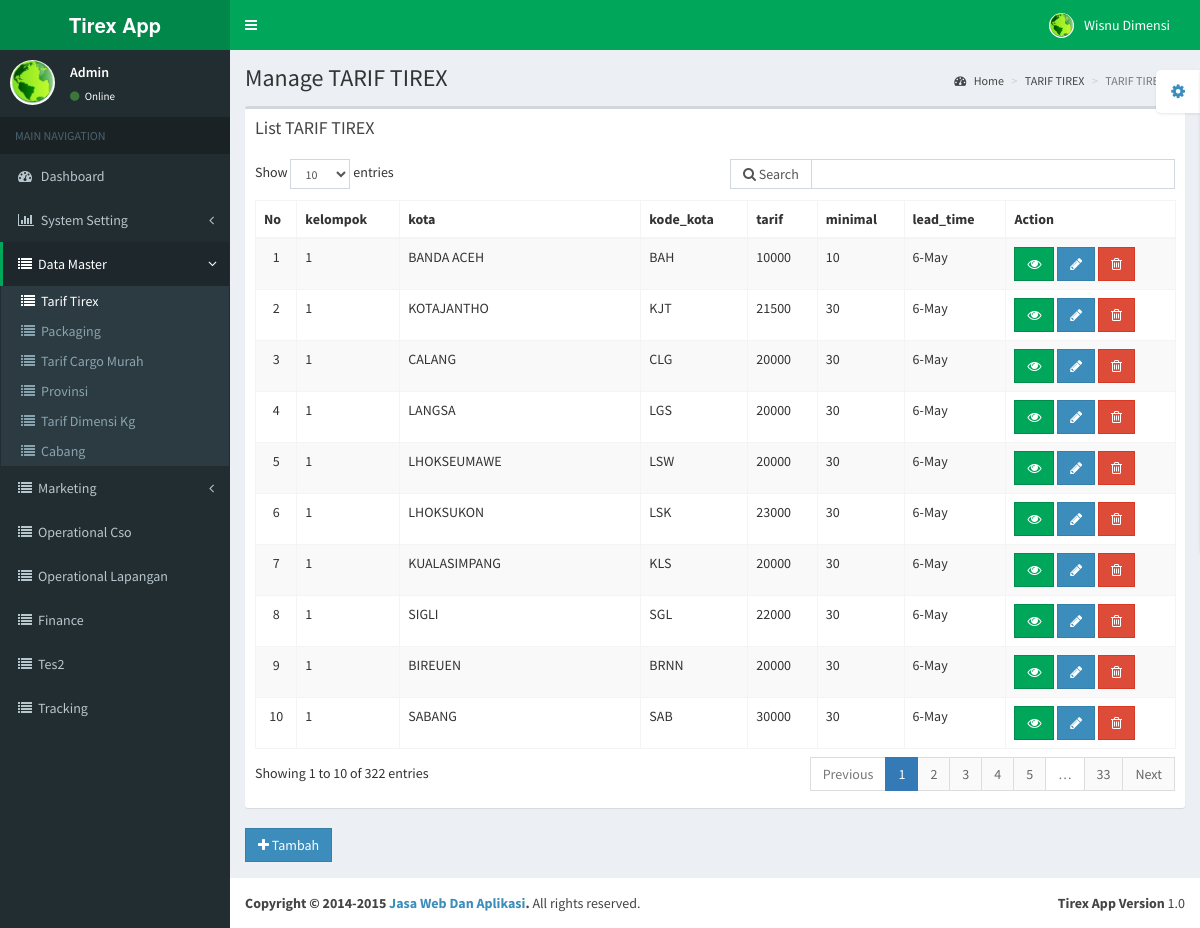
Page /admina/index.php/tarif-tirex (signed in) on the committed database.
### tables this page shows
CREATE TABLE `sys_users` (
  `id` int(11) NOT NULL,
  `first_name` varchar(50) NOT NULL DEFAULT '0',
  `last_name` varchar(50) NOT NULL DEFAULT '0',
  `username` varchar(50) DEFAULT NULL,
  `password` varchar(50) DEFAULT NULL,
  `email` varchar(50) DEFAULT NULL,
  `date_created` date DEFAULT NULL,
  `foto_user` varchar(150) DEFAULT NULL,
  `id_group` int(11) DEFAULT NULL,
  `aktif` enum('Y','N') NOT NULL,
  `alamat` varchar(255) DEFAULT NULL,
  `telepon` varchar(30) DEFAULT NULL,
  `cabang` int(11) DEFAULT NULL,
  `kota` varchar(50) DEFAULT NULL,
  `secret_key` varchar(200) DEFAULT NULL,
  `pin` varchar(30) DEFAULT NULL,
  `pusat` int(11) DEFAULT NULL
);

CREATE TABLE `sys_menu` (
  `id` int(11) NOT NULL,
  `nav_act` varchar(150) DEFAULT NULL,
  `page_name` varchar(150) DEFAULT NULL,
  `url` varchar(100) NOT NULL,
  `main_table` varchar(150) DEFAULT NULL,
  `icon` varchar(150) DEFAULT NULL,
  `urutan_menu` int(11) DEFAULT NULL,
  `parent` int(11) DEFAULT NULL,
  `dt_table` enum('Y','N') NOT NULL,
  `tampil` enum('Y','N') NOT NULL,
  `type_menu` enum('main','page') NOT NULL
);

CREATE TABLE `tarif_tirex` (
  `id` int(11) NOT NULL,
  `kelompok` varchar(50) DEFAULT NULL,
  `kota` varchar(50) DEFAULT NULL,
  `kode_kota` varchar(5) DEFAULT NULL,
  `tarif` int(11) DEFAULT NULL,
  `minimal` int(2) DEFAULT NULL,
  `lead_time` varchar(30) DEFAULT NULL
);

### admina/inc/url.php (called while the page is built, shortened)
<?php
function base_url()
{
	$root = "http://".$_SERVER['HTTP_HOST'];
  $root .= "/".DIR_MAIN;
	return $root;
}
function base_admin()
{
  $root = "http://".$_SERVER['HTTP_HOST'];
  $root .= "/".DIR_ADMIN;
  return $root;
}
function base_index()
{
	$root = "http://".$_SERVER['HTTP_HOST'];
	$root .= str_replace(basename($_SERVER['SCRIPT_NAME']),"",$_SERVER['SCRIPT_NAME']);
	$root .='index.php/';
	return $root;
}
?>

### admina/inc/config.php (called while the page is built, shortened)
<?php
require_once ('Database.php');
require_once ('url.php');
$db=new Database();
?>

### admina/inc/fungsi.php (called while the page is built, shortened)
<?php
function parse_path() {
  $path = array();
  if (isset($_SERVER['REQUEST_URI'])) {
    $request_path = explode('?', $_SERVER['REQUEST_URI']);
    $path['base'] = rtrim(dirname($_SERVER['SCRIPT_NAME']), '\/');
    $path['call_utf8'] = substr(urldecode($request_path[0]), strlen($path['base']) + 1);
    $path['call'] = utf8_decode($path['call_utf8']);
    $path['call_parts'] = explode('/', $path['call']);
  }
return $path;
}
$path = parse_path();
$path_url = $path['call_parts'][1];
  $role_user=array();
  $role_act=array();
foreach ($db->fetch_custom("select sys_menu.url from sys_menu inner join sys_menu_role on sys_menu.id=sys_menu_role.id_menu
    where sys_menu_role.group_id=? and sys_menu_role.read_act=?",array('sys_menu_role.group_id'=>$_SESSION['level'],'sys_menu_role.read_act'=>'Y')) as $role) {
  $role_user[]=$role->url;
}
foreach ($db->fetch_custom("select read_act,insert_act,update_act,delete_act from sys_menu inner join sys_menu_role on sys_menu.id=sys_menu_role.id_menu where sys_menu_role.group_id=? and sys_menu.url=?",array('sys_menu_role.group_id'=>$_SESSION['level'],'sys_menu.url'=>$path_url)) as $role) {
  $role_act['up_act']=$role->update_act;
  $role_act['insert_act']=$role->insert_act;
  $role_act['del_act']=$role->delete_act;
}
function toArray($obj)
{
    if (is_object($obj)) $obj = (array)$obj;
    if (is_array($obj)) {
        $new = array();
        foreach ($obj as $key => $val) {
            $new[$key] = toArray($val);
        }
    } else {
        $new = $obj;
    }
    return $new;
}
?>

### admina/modul/tarif_tirex/tarif_tirex_view.php (the view)
                <section class="content-header">
                    <h1>
                        Manage TARIF TIREX
                    </h1>
                       <ol class="breadcrumb">
                        <li><a href="<?=base_index();?>"><i class="fa fa-dashboard"></i> Home</a></li>
                        <li><a href="<?=base_index();?>tarif-tirex">TARIF TIREX</a></li>
                        <li class="active">TARIF TIREX List</li>
                    </ol>
                </section>
                <section class="content">
                    <div class="row">
                        <div class="col-xs-12">
                            <div class="box">
                                <div class="box-header">
                                  <h3 class="box-title">List TARIF TIREX</h3>
                                </div>
                                <div class="box-body table-responsive">
                                    <table id="dtb_manual" class="table table-bordered table-striped">
                                   <thead>
                                     <tr>
                           <th style="width:25px" align="center">No</th>
                          <th>kelompok</th>
													<th>kota</th>
													<th>kode_kota</th>
													<th>tarif</th>
													<th>minimal</th>
													<th>lead_time</th>
                          <th>Action</th>
                        </tr>
                                      </thead>
                                        <tbody>
                                         <?php
      $dtb=$db->fetch_custom("select tarif_tirex.kelompok,tarif_tirex.kota,tarif_tirex.kode_kota,tarif_tirex.tarif,tarif_tirex.minimal,tarif_tirex.lead_time,tarif_tirex.id from tarif_tirex ");
      $i=1;
      foreach ($dtb as $isi) {
        ?><tr id="line_<?=$isi->id;?>">
        <td align="center"><?=$i;?></td><td><?=$isi->kelompok;?></td>
<td><?=$isi->kota;?></td>
<td><?=$isi->kode_kota;?></td>
<td><?=$isi->tarif;?></td>
<td><?=$isi->minimal;?></td>
<td><?=$isi->lead_time;?></td>
        <td>
        <a href="<?=base_index();?>tarif-tirex/detail/<?=$isi->id;?>" class="btn btn-success btn-flat"><i class="fa fa-eye"></i></a>
        <?=($role_act["up_act"]=="Y")?'<a href="'.base_index().'tarif-tirex/edit/'.$isi->id.'" class="btn btn-primary btn-flat"><i class="fa fa-pencil"></i></a>':"";?>
        <?=($role_act["del_act"]=="Y")?'<button class="btn btn-danger hapus btn-flat" data-uri="'.base_admin().'modul/tarif_tirex/tarif_tirex_action.php" data-id="'.$isi->id.'"><i class="fa fa-trash-o"></i></button>':"";?>
        </td>
        </tr>
        <?php
        $i++;
      }
      ?>
                                        </tbody>
                                    </table>
                                </div>
                            </div>
                        </div>
                    </div>
        <?php
       foreach ($db->fetch_all("sys_menu") as $isi) {
                      if ($path_url==$isi->url) {
                          if ($role_act["insert_act"]=="Y") {
                    ?>
          <a href="<?=base_index();?>tarif-tirex/tambah" class="btn btn-primary btn-flat"><i class="fa fa-plus"></i> Tambah</a>
                          <?php
                          }
                       }
}
?>
                </section>

### admina/index.php (shortened to what this page needs)
<?php
include "inc/config.php";
require_once "inc/fungsi.php";
if (isset($_SESSION['login'])) {
include  "header.php";
	foreach ($db->fetch_all('sys_menu') as $isi) {
		if (in_array($isi->url, $role_user)) {
               		if ($path_url!='' && $path_url==$isi->url) {
					include "modul/".$isi->nav_act."/".$isi->nav_act.".php";
					}
               }
	}
include "footer.php";
} else {
	redirect(base_admin()."login.php");
}
?>

### admina/top_bar.php (shortened to what this page needs)
<header class="main-header">
        <a href="index2.html" class="logo"><b>Tirex App</b></a>
        <nav class="navbar navbar-static-top" role="navigation">
          <a href="#" class="sidebar-toggle" data-toggle="offcanvas" role="button">
          </a>
          <div class="navbar-custom-menu">
            <ul class="nav navbar-nav">
              <li class="dropdown user user-menu">
                <a href="#" class="dropdown-toggle" data-toggle="dropdown">
                  <img src="<?=base_url();?>upload/back_profil_foto/<?=$db->fetch_single_row('sys_users','id',$_SESSION['id_user'])->foto_user?>" class="user-image" alt="User Image"/>
                  <span class="hidden-xs"><?=ucwords($db->fetch_single_row('sys_users','id',$_SESSION['id_user'])->first_name)?> <?=ucwords($db->fetch_single_row('sys_users','id',$_SESSION['id_user'])->last_name);?></span>
                </a>
              </li>
            </ul>
          </div>
        </nav>
      </header>

### admina/left_nav.php (shortened to what this page needs)
      <aside class="main-sidebar">
        <section class="sidebar">
          <div class="user-panel">
            <div class="pull-left image">
              <img src="<?=base_url();?>upload/back_profil_foto/<?=$db->fetch_single_row('sys_users','id',$_SESSION['id_user'])->foto_user?>" class="img-circle" alt="User Image" />
            </div>
            <div class="pull-left info">
              <p><?=ucwords($db->fetch_single_row('sys_users','id',$_SESSION['id_user'])->username)?></p>
              <a href="<?=base_index();?>profil"><i class="fa fa-circle text-success"></i> Online</a>
            </div>
          </div>
          <ul class="sidebar-menu">
            <li class="header">MAIN NAVIGATION</li>
             <li class="<?=($path_url=='')?'active':'';?>">
                            <a href="<?=base_index();?>">
                                <i class="fa fa-dashboard"></i> <span>Dashboard</span>
                            </a>
                        </li>
              <?php
              if ($_SESSION['level']==1) {
                ?>
              <li class="treeview <?=($path_url=='install'||$path_url=='user-management'||$path_url=='page'||$path_url=='menu-management'||$path_url=='group-user')?'active':'';?>">
                        <a href="#">
                        <i class="fa fa-bar-chart-o"></i>
                        <span>System Setting</span>
                        <i class="fa fa-angle-left pull-right"></i>
                        </a>
                        </li>
<?php
                  }
$result=$db->fetch_custom("select sys_menu.*,sys_menu_role.read_act,sys_menu_role.insert_act,sys_menu_role.update_act,sys_menu_role.delete_act,sys_menu_role.group_id from sys_menu
left join sys_menu_role on sys_menu.id=sys_menu_role.id_menu
where sys_menu_role.group_id=? and sys_menu_role.read_act=? and tampil=? ORDER BY parent, urutan_menu",array('sys_menu_role.group_id'=>$_SESSION['level'],'sys_menu_role.read_act'=>'Y','tampil'=>'Y'));
$menu = array(
    'items' => array(),
    'parents' => array()
);
foreach ($result as $items) {
  $items = toArray($items);
    $menu['items'][$items['id']] = $items;
    $menu['parents'][$items['parent']][] = $items['id'];
}
echo $db->buildMenu($path_url,0, $menu);
?>
           </ul>
        </section>
      </aside>
      <div class="content-wrapper">

### admina/inc/Database.php (shortened to what this page needs)
<?php
class Database {
    private $pdo;
    public function __construct()
    {
        try {
        $this->pdo = new PDO("mysql:host=".HOST.";dbname=".DATABASE_NAME, DB_USERNAME, DB_PASSWORD );
        $this->pdo->setAttribute( PDO::ATTR_ERRMODE, PDO::ERRMODE_EXCEPTION );
        }
        catch( PDOException $e ) {
            echo "error ". $e->getMessage();
        }
    }
    public function fetch_custom( $sql,$data=null) {
        if ($data!==null) {
        $dat=array_values($data);
        }
        $sel = $this->pdo->prepare( $sql );
        if ($data!==null) {
            $sel->execute($dat);
        } else {
            $sel->execute();
        }
        $sel->setFetchMode( PDO::FETCH_OBJ );
        return $sel;
    }
    public function fetch_single_row($table,$col,$val)
    {
        $nilai=array($val);
        $sel = $this->pdo->prepare("SELECT * FROM $table WHERE $col=?");
        $sel->execute($nilai);
        $sel->setFetchMode( PDO::FETCH_OBJ );
        $obj = $sel->fetch();
        return $obj;
    }
    public function fetch_all($table)
    {
        $sel = $this->pdo->prepare("SELECT * FROM $table");
        $sel->execute();
        $sel->setFetchMode( PDO::FETCH_OBJ );
        return $sel;
    }
    public function terpilih($nav,$group_id)
    {
      $pilih="";
        if ($nav!='') {
             $menu = $this->fetch_custom("select * from sys_menu where url=?",array('url'=>$nav));
        foreach ($menu as $men) {
           if ($men->parent!=0) {
               $data = $this->fetch_single_row('sys_menu','id',$men->parent);
            if ($group_id==$men->parent || $data->parent==$group_id ) {
             $pilih='active';
            }  else {
                 $pilih="";
            }
           }
       }
         }
        return $pilih;
    }
    function buildMenu($url,$parent, $menu)
    {
       $html = "";
       if (isset($menu['parents'][$parent]))
       {
           foreach ($menu['parents'][$parent] as $itemId)
           {
              if(!isset($menu['parents'][$itemId]))
              {
                 $html .= "<li ";
                 $html .=($url==$menu['items'][$itemId]['url'])?'class="active"':'';
                 $html.=">
                   <a href='".base_index().$menu['items'][$itemId]['url']."'>";
                 if($menu['items'][$itemId]['icon']!='')
                  {
                    $html.="<i class='fa ".$menu['items'][$itemId]['icon']."'></i>";
                  } else {
                    $html.="<i class='fa fa-circle-o'></i>";
                  }
                  $html.=ucwords($menu['items'][$itemId]['page_name'])."</a></li>";
              }
              if(isset($menu['parents'][$itemId]))
              {
$html .= "<li class='treeview ".$this->terpilih($url,$menu['items'][$itemId]['id']);
     $html.="'><a href='#'>";
                 if($menu['items'][$itemId]['icon']!='')
                  {
                    $html.="<i class='fa ".$menu['items'][$itemId]['icon']."'></i>";
                  } else {
                    $html.="<i class='fa fa-circle-o'></i>";
                  }
                  $html.="<span>".ucwords($menu['items'][$itemId]['page_name'])."</span>
                                    <i class='fa fa-angle-left pull-right'></i>
                                </a>";
$html .="<ul class='treeview-menu'>";
$html .=$this->buildMenu($url,$itemId, $menu);
$html .= "</ul></li>";
              }
           }
       }
       return $html;
    }
}
?>

### rows in the picture
sys_users: foto_user (picture), first_name "Wisnu", last_name "Dimensi", username "Admin"
sys_menu: page_name "Data Master"
sys_menu: page_name "Tarif Tirex"
sys_menu: page_name "Packaging"
sys_menu: page_name "Tarif Cargo Murah"
sys_menu: page_name "Provinsi"
sys_menu: page_name "Tarif Dimensi Kg"
sys_menu: page_name "Cabang"
sys_menu: page_name "Marketing"
sys_menu: page_name "Operational Cso"
sys_menu: page_name "Operational Lapangan"
sys_menu: page_name "Finance"
sys_menu: page_name "Tes2"
sys_menu: page_name "Tracking"
tarif_tirex: kelompok "1", kota "BANDA ACEH", kode_kota "BAH", tarif "10000", minimal "10", lead_time "6-May"
tarif_tirex: kelompok "1", kota "KOTAJANTHO", kode_kota "KJT", tarif "21500", minimal "30", lead_time "6-May"
tarif_tirex: kelompok "1", kota "CALANG", kode_kota "CLG", tarif "20000", minimal "30", lead_time "6-May"
tarif_tirex: kelompok "1", kota "LANGSA", kode_kota "LGS", tarif "20000", minimal "30", lead_time "6-May"
tarif_tirex: kelompok "1", kota "LHOKSEUMAWE", kode_kota "LSW", tarif "20000", minimal "30", lead_time "6-May"
tarif_tirex: kelompok "1", kota "LHOKSUKON", kode_kota "LSK", tarif "23000", minimal "30", lead_time "6-May"
tarif_tirex: kelompok "1", kota "KUALASIMPANG", kode_kota "KLS", tarif "20000", minimal "30", lead_time "6-May"
tarif_tirex: kelompok "1", kota "SIGLI", kode_kota "SGL", tarif "22000", minimal "30", lead_time "6-May"
tarif_tirex: kelompok "1", kota "BIREUEN", kode_kota "BRNN", tarif "20000", minimal "30", lead_time "6-May"
tarif_tirex: kelompok "1", kota "SABANG", kode_kota "SAB", tarif "30000", minimal "30", lead_time "6-May"
